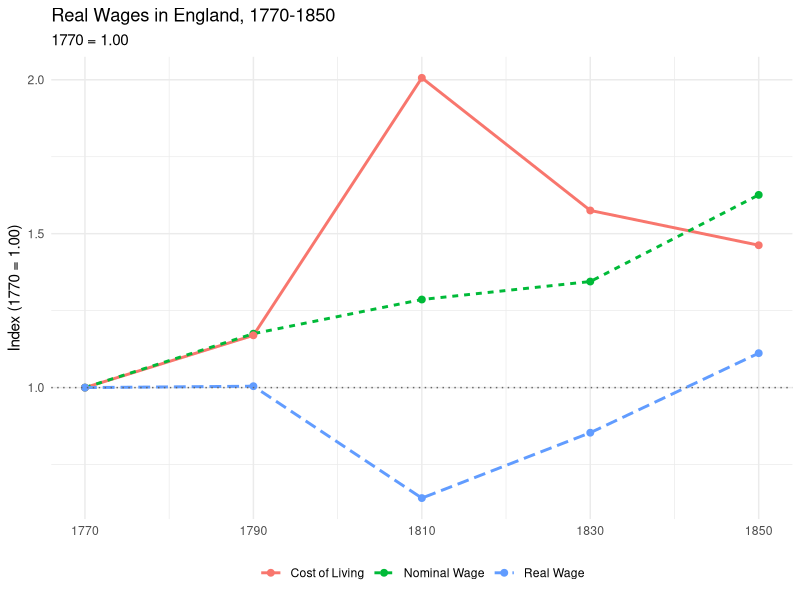

Write R code to recreate this figure.
## ---- chunk 1
#| include: false
library(knitr)
library(kableExtra)
## ---- chunk 2
#| echo: false
#| message: false
df <- read.csv("data/wages_london.csv", check.names = FALSE)
kable(df, booktabs = TRUE, align = c("l", rep("r", 5)),
      caption = "London: Weekly Wages by Industry (£/week)") |>
  kable_styling(latex_options = c("hold_position", "striped"), font_size = 10)
## ---- chunk 3
#| echo: false
df <- read.csv("data/wages_northern.csv", check.names = FALSE)
kable(df, booktabs = TRUE, align = c("l", rep("r", 5)),
      caption = "Northern Counties: Weekly Wages by Industry (£/week)") |>
  kable_styling(latex_options = c("hold_position", "striped"), font_size = 10)
## ---- chunk 4
#| echo: false
df <- read.csv("data/employment_shares.csv", check.names = FALSE)
kable(df, booktabs = TRUE, align = c("l", rep("r", 5)),
      caption = "National Employment Shares by Industry (\\%)") |>
  kable_styling(latex_options = c("hold_position", "striped"), font_size = 10)
## ---- chunk 5
#| echo: false
df <- read.csv("data/prices_wheat.csv", check.names = FALSE)
kable(df, booktabs = TRUE, align = c("l", rep("r", 5)),
      caption = "Wheat Prices by Region (£/quarter)") |>
  kable_styling(latex_options = c("hold_position", "striped"), font_size = 10)
## ---- chunk 6
#| echo: false
df <- read.csv("data/prices_national.csv", check.names = FALSE)
kable(df, booktabs = TRUE, align = c("l", "l", rep("r", 5)),
      caption = "National Retail Prices of Selected Commodities") |>
  kable_styling(latex_options = c("hold_position", "striped"), font_size = 10)
## ---- chunk 7
#| echo: false
df <- read.csv("data/prices_rent.csv", check.names = FALSE)
kable(df, booktabs = TRUE, align = c("l", rep("r", 5)),
      caption = "Weekly Dwelling Rents by Region (£/week)") |>
  kable_styling(latex_options = c("hold_position", "striped"), font_size = 10)
## ---- chunk 8
#| echo: false
df <- read.csv("data/budget_shares.csv", check.names = FALSE)
kable(df, booktabs = TRUE, align = c("l", "r"),
      col.names = c("Category of Expenditure", "Budget Share (\\%)"),
      caption = "Household Expenditure Shares, Labouring Families") |>
  kable_styling(latex_options = c("hold_position", "striped"), font_size = 10)
## ---- chunk 9
#| echo: false
df <- read.csv("data/unemployment_textiles.csv", check.names = FALSE)
kable(df, booktabs = TRUE, align = rep("r", 5),
      caption = "Textile Industry: Estimated Weeks Unemployed per Year") |>
  kable_styling(latex_options = c("hold_position", "striped"), font_size = 10)
## ---- chunk 10
#| echo: false
df <- read.csv("data/female_lfp.csv", check.names = FALSE)
kable(df, booktabs = TRUE, align = rep("r", 5),
      caption = "Female Labour Force Participation (\\% of women aged 15--60 in paid employment)") |>
  kable_styling(latex_options = c("hold_position", "striped"), font_size = 10)
## ---- chunk 11
#| echo: false
#| eval: !expr params$solutions
#| results: asis
cat("
## Solutions: Constructing the Real Wage Index

### Methodology

We construct three indices, each with base year 1770 (= 1.00).

**1. Cost of Living Index**

Let $C$ denote the set of $n$ commodities in the consumption basket,
$w_i$ the budget share of commodity $i$ (with $\\sum_i w_i = 1$),
and $p_{i,t}$ the price of commodity $i$ at date $t$. The cost of
living index is a Laspeyres price index with fixed 1770 weights:

$$P_t = \\sum_{i=1}^{n} w_i \\frac{p_{i,t}}{p_{i,0}}$$

where $t = 1770, 1790, 1810, 1830, 1850$ and $t_0 = 1770$.

**2. Nominal Wage Index**

Let $J$ denote the set of $m$ industries, $s_{j,t}$ the employment
share of industry $j$ at date $t$ (with $\\sum_j s_{j,t} = 1$),
and $\\bar{w}_{j,t}$ the wage in industry $j$ at date $t$. We form a
weighted average nominal wage at each date and express it relative to
1770:

$$W_t = \\frac{\\sum_{j=1}^{m} s_{j,t}\\, \\bar{w}_{j,t}}{\\sum_{j=1}^{m} s_{j,0}\\, \\bar{w}_{j,0}}$$

Note that using contemporaneous employment weights $s_{j,t}$ makes
this a Paasche-type quantity index. An alternative is to hold
employment shares fixed at $s_{j,0}$ (Laspeyres). Students should
consider which choice is more appropriate.

**3. Real Wage Index**

$$RW_t = \\frac{W_t}{P_t}$$

A value above 1.00 indicates real wages higher than in 1770;
below 1.00 indicates lower real purchasing power.
")
## ---- chunk 12
#| echo: true
#| eval: !expr params$solutions
#| message: false
library(knitr)
library(kableExtra)
library(ggplot2)

dates <- c(1770, 1790, 1810, 1830, 1850)

# --- Load data ---
wL <- read.csv("data/wages_london.csv",      check.names = FALSE)
wN <- read.csv("data/wages_northern.csv",    check.names = FALSE)
es <- read.csv("data/employment_shares.csv", check.names = FALSE)
pw <- read.csv("data/prices_wheat.csv",      check.names = FALSE)
pn <- read.csv("data/prices_national.csv",   check.names = FALSE)
pr <- read.csv("data/prices_rent.csv",       check.names = FALSE)
bs <- read.csv("data/budget_shares.csv",     check.names = FALSE)

# --- Nominal wages: national average of London and Northern ---
wage_mat  <- (as.matrix(wL[, -1]) + as.matrix(wN[, -1])) / 2
share_mat <- as.matrix(es[, -1]) / 100

W_abs   <- colSums(wage_mat * share_mat)
W_index <- W_abs / W_abs[1]

# --- Cost of Living index ---
wheat_avg <- colMeans(as.matrix(pw[, -1]))
rent_avg  <- colMeans(as.matrix(pr[, -1]))

price_mat <- rbind(
  wheat   = wheat_avg,
  meat    = as.numeric(pn[pn$Commodity == "Meat",             -(1:2)]),
  veg     = as.numeric(pn[pn$Commodity == "Vegetables",       -(1:2)]),
  beer    = as.numeric(pn[pn$Commodity == "Beer",             -(1:2)]),
  candles = as.numeric(pn[pn$Commodity == "Candles & Fuel",   -(1:2)]),
  rent    = rent_avg,
  clothes = as.numeric(pn[pn$Commodity == "Woollen Cloth",    -(1:2)])
)

price_rel <- price_mat / price_mat[, 1]
weights   <- bs$Share / 100
P_index   <- colSums(price_rel * weights)

# --- Real wage index ---
RW_index <- W_index / P_index

# --- Summary table ---
results <- data.frame(
  Year                   = dates,
  `Nominal Wage Index`   = round(W_index, 3),
  `Cost of Living Index` = round(P_index, 3),
  `Real Wage Index`      = round(RW_index, 3),
  check.names = FALSE
)

kable(results, booktabs = TRUE, align = c("r", "r", "r", "r"),
      caption = "Real Wage Index, England 1770--1850 (1770 = 1.00)") |>
  kable_styling(latex_options = c("hold_position", "striped"))

# --- Plot ---
long <- data.frame(
  Year   = rep(dates, 3),
  Index  = c(W_index, P_index, RW_index),
  Series = rep(c("Nominal Wage", "Cost of Living", "Real Wage"), each = 5)
)

ggplot(long, aes(x = Year, y = Index, colour = Series, linetype = Series)) +
  geom_line(linewidth = 1) +
  geom_point(size = 2) +
  geom_hline(yintercept = 1, linetype = "dotted", colour = "grey40") +
  scale_x_continuous(breaks = dates) +
  labs(title = "Real Wages in England, 1770-1850",
       subtitle = "1770 = 1.00",
       x = NULL, y = "Index (1770 = 1.00)",
       colour = NULL, linetype = NULL) +
  theme_minimal(base_size = 11) +
  theme(legend.position = "bottom")
